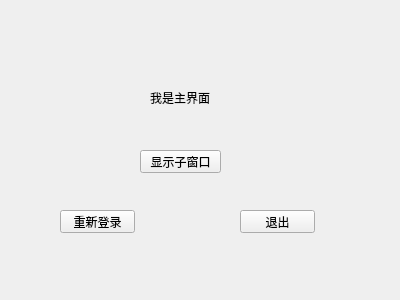
<?xml version="1.0" encoding="UTF-8"?>
<ui version="4.0">
 <class>MyWidget</class>
 <widget class="QWidget" name="MyWidget">
  <property name="geometry">
   <rect>
    <x>0</x>
    <y>0</y>
    <width>400</width>
    <height>300</height>
   </rect>
  </property>
  <property name="windowTitle">
   <string>MyWidget</string>
  </property>
  <widget class="QLabel" name="label">
   <property name="geometry">
    <rect>
     <x>150</x>
     <y>90</y>
     <width>91</width>
     <height>16</height>
    </rect>
   </property>
   <property name="text">
    <string>我是主界面</string>
   </property>
  </widget>
  <widget class="QPushButton" name="showChildButton">
   <property name="geometry">
    <rect>
     <x>140</x>
     <y>150</y>
     <width>81</width>
     <height>23</height>
    </rect>
   </property>
   <property name="text">
    <string>显示子窗口</string>
   </property>
  </widget>
  <widget class="QPushButton" name="pushButton">
   <property name="geometry">
    <rect>
     <x>60</x>
     <y>210</y>
     <width>75</width>
     <height>23</height>
    </rect>
   </property>
   <property name="text">
    <string>重新登录</string>
   </property>
  </widget>
  <widget class="QPushButton" name="pushButton_2">
   <property name="geometry">
    <rect>
     <x>240</x>
     <y>210</y>
     <width>75</width>
     <height>23</height>
    </rect>
   </property>
   <property name="text">
    <string>退出</string>
   </property>
  </widget>
 </widget>
 <layoutdefault spacing="6" margin="11"/>
 <resources/>
 <connections>
  <connection>
   <sender>pushButton_2</sender>
   <signal>clicked()</signal>
   <receiver>MyWidget</receiver>
   <slot>close()</slot>
   <hints>
    <hint type="sourcelabel">
     <x>290</x>
     <y>223</y>
    </hint>
    <hint type="destinationlabel">
     <x>71</x>
     <y>518</y>
    </hint>
   </hints>
  </connection>
 </connections>
</ui>
